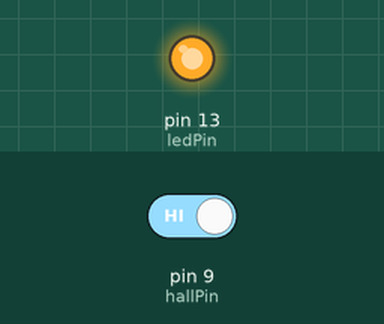
Simulated run of this sketch. Board: Arduino Uno, built with avr-gcc and run on an emulated ATmega328P. Parts: output pins drawn as LEDs (lit = HIGH). The inputs (shaded band) are chosen by the test bench; at power-on: pin 9 (hallPin) HIGH.

Above: at 1.2 s.
1.3 s: pin 9 (hallPin) driven LOW
At 1.8 s:
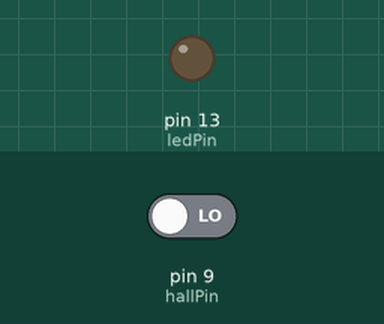
2.8 s: pin 9 (hallPin) driven HIGH
At 4.2 s:
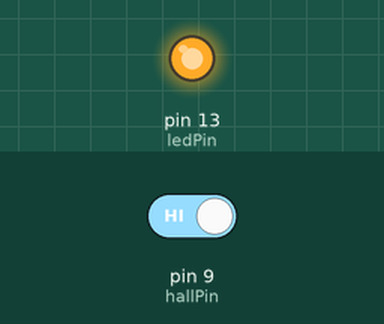
Timing chart, 0 to 5.8 s (numbered marks = the images above; inputs shaded):
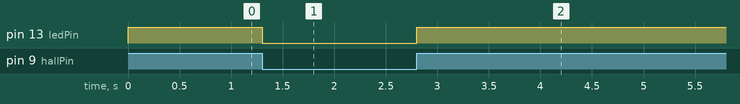

The sketch:

Teste_para_Sensor_Magnetico.ino
```cpp
//Inicio do código


const int hallPin = 9;     // Conecte o pino de sinal
const int ledPin =  13;     // Conecte o pino positivo do lED
// variables will change:
int hallState = 0;          // Variavel de leitura do sensor

void setup() {
  // inicia o LED como saida:
  pinMode(ledPin, OUTPUT);
  // inicia o sensor como como entrada:
  pinMode(hallPin, INPUT);
}

void loop(){
  // lê o estatus do sensor:
  hallState = digitalRead(hallPin);

  if (hallState == LOW) {
    // liga o LED:
    digitalWrite(ledPin, LOW);
  }
  else {
    // desliga o LED:
    digitalWrite(ledPin, HIGH);
  }
}


//Fim do código
```

Measured:
- after the input at 1.3 s, pin 13 (ledPin): HIGH → LOW at once
- after the input at 2.8 s, pin 13 (ledPin): LOW → HIGH at once
